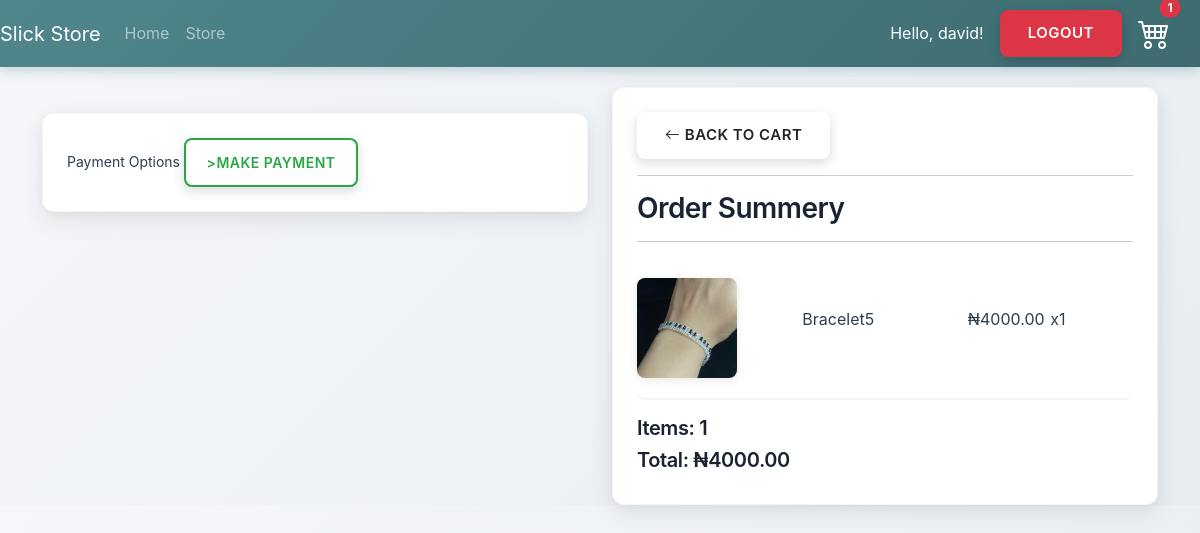
Screenshot of /checkout/ (signed in) with the database file from the repository.
### store/models.py (models this page shows, shortened)
class OrderItem(models.Model):
    product = models.ForeignKey(Product, on_delete=models.SET_NULL, blank=True, null=True)
    order = models.ForeignKey(Order, on_delete=models.SET_NULL, blank=True, null=True)
    quantity = models.IntegerField(default=0, null=True, blank=True)
    date_added = models.DateTimeField(auto_now_add=True)
    @property
    def get_total(self):
        total = self.product.price * self.quantity
        return total

class Product(models.Model):
    name = models.CharField(max_length=200, null=True)
    price = models.DecimalField(max_digits=7, decimal_places=2)
    digital = models.BooleanField(default=False, null=True, blank=False)
    image = models.ImageField(null=True, blank=True)
    @property
    def imageURL(self):
        try:
            url = self.image.url
        except:
            url = ''
        return url

class Order(models.Model):
    customer = models.ForeignKey(Customer, on_delete=models.SET_NULL, blank=True, null=True)
    data_ordered = models.DateTimeField(auto_now_add=True)
    complete = models.BooleanField(default=False, null=True, blank=False)
    transation_id = models.CharField(max_length=200, null=True)
    @property
    def shipping(self):
        shipping = False
        orderitems = self.orderitem_set.all()
        for i in orderitems:
            if not i.product.digital:
                shipping = True
        return shipping
    @property
    def get_cart_total(self):
        orderitem = self.orderitem_set.all()
        total = sum([item.get_total for item in orderitem])
        return total
    @property
    def get_cart_items(self):
        orderitem = self.orderitem_set.all()
        total = sum([item.quantity for item in orderitem])
        return total

### store/views.py (the view)
# urls.py: path('checkout/', views.checkout, name="checkout"),
@csrf_exempt
def checkout(request):
    data = cartData(request)
    cartItems = data['cartItems']
    order = data['order']
    items = data['items']
    context = {'items': items, 'order': order, 'cartItems': cartItems}
    return render(request, 'store/checkout.html', context)

### store/templates/store/checkout.html (shortened to what this page needs)
 {% extends 'store/main.html' %}
{% load static %}
{% block content %}
     <div class="row">
          <div class="col-lg-6">
               <br>
               <div class="box-element hidden" id="payment-info">
                    <small>Payment Options</small>
                    <button id="make-payment" class="btn btn-outline-success"
                    href="#"
                    style="padding: 12px 20px; font-weight: 600; font-size: 14px; border-radius: 8px; border: 2px solid #28a745; color: #28a745; background: white; transition: all 0.3s ease; text-decoration: none; display: inline-flex; align-items: center; justify-content: center; min-width: 80px; text-transform: uppercase; letter-spacing: 0.5px;"
                    onmouseover="this.style.background='#28a745'; this.style.color='white'; this.style.transform='translateY(-2px)'; this.style.boxShadow='0 6px 20px rgba(40, 167, 69, 0.3)';"
                    onmouseout="this.style.background='white'; this.style.color='#28a745'; this.style.transform='translateY(0)'; this.style.boxShadow='none';">>make payment</button>
               </div>
          </div>
          <div class="col-lg-6">
               <div class="box-element">
                    <a class="btn btn-outline-dark" href="{% url 'cart' %}"><i class="bi bi-arrow-left"></i> Back to Cart</a>
                    <hr>
                    <h3>Order Summery</h3>
                    <hr>
                    {% for item in items %}
                    <div class="cart-row">
					<div style="flex:2"><img class="row-image" src="{{ item.product.imageURL }}"></div>
					<div style="flex:2"><p>{{item.product.name}}</p></div>
					<div style="flex:1"><p>₦{{item.product.price}}</p></div>
					<div style="flex:1"><p>x{{item.quantity}}</p></div>
				</div>
                    {% endfor %}
                    <h5>Items: {{order.get_cart_items}}</h5>
                    <h5>Total: ₦{{order.get_cart_total|floatformat:2}}</h5>
               </div>
          </div>
     </div>
{% endblock content %}

### store/templates/store/main.html (shortened to what this page needs)
<!DOCTYPE html>
{% load static %}
<html lang="en">
<head>
    <link href="https://cdn.jsdelivr.net/npm/bootstrap@5.3.8/dist/css/bootstrap.min.css" rel="stylesheet">
    <link rel="stylesheet" href="https://cdn.jsdelivr.net/npm/bootstrap-icons@1.11.3/font/bootstrap-icons.css">
    <link rel="stylesheet" type="text/css" href="{% static 'css/main.css' %}">
</head>
<body>
 <nav class="navbar navbar-expand-lg navbar-dark bg-dark">
  <a class="navbar-brand" href="{% url 'home' %}">Slick Store</a>
  <div class="collapse navbar-collapse" id="navbarSupportedContent">
    <ul class="navbar-nav me-auto mb-2 mb-lg-0">
      <li class="nav-item active">
        <a class="nav-link" href="{% url 'home' %}">Home</a>
      </li>
      <li class="nav-item">
        <a class="nav-link" href="{% url 'store' %}">Store</a>
      </li>
    </ul>
    <div class="d-flex align-items-center" style="padding-right: 30px;">
      {% if request.user.is_authenticated %}
        <span class="text-white me-3">Hello, {{ request.user.username }}!</span>
        <a href="{% url 'logout' %}" class="btn btn-danger me-3">Logout</a>
      {% else %}
        <a href="{% url 'login' %}" class="btn btn-warning me-3">Login</a>
        <a href="{% url 'register' %}" class="btn btn-outline-light me-3">Register</a>
      {% endif %}
      <a href="{% url 'cart' %}" class="position-relative">
        <i class="bi bi-cart4" style="font-size: 2rem; color: white;"></i>
        <span id="cart-total"
            class="position-absolute top-0 start-100 translate-middle badge rounded-pill bg-danger">
            {{cartItems}}
        </span>
      </a>
    </div>
  </div>
</nav>
    <div class="container">
        {% block content %}
        {% endblock content %}
    </div>
</body>
</html>

### static/css/main.css (style rules this page uses)
body { background: linear-gradient(135deg, #f5f7fa 0%, #e8ecf1 100%); font-family: -apple-system, BlinkMacSystemFont, 'Segoe UI', Roboto, 'Helvetica Neue', Arial, sans-serif; line-height: 1.6; color: #2c3e50; }
h1, h2, h3, h4, h5, h6 { color: #1a2332; font-weight: 600; letter-spacing: -0.02em; }
.box-element { box-shadow: 0 8px 24px rgba(0, 0, 0, 0.08), 0 2px 8px rgba(0, 0, 0, 0.04); background-color: #ffffff; border-radius: 12px; padding: 24px; transition: transform 0.3s ease, box-shadow 0.3s ease; border: 1px solid rgba(0, 0, 0, 0.04); }
.bg-dark { background: linear-gradient(135deg, #4f868c 0%, #3d6b70 100%) !important; box-shadow: 0 4px 12px rgba(79, 134, 140, 0.3); }
.col-lg-4, .col-lg-6, .col-lg-8, .col-lg-12 { margin-top: 20px; }
.btn { border-radius: 8px; padding: 12px 28px; font-weight: 600; font-size: 15px; transition: all 0.3s ease; border: none; text-transform: uppercase; letter-spacing: 0.5px; box-shadow: 0 4px 12px rgba(0, 0, 0, 0.15); position: relative; overflow: hidden; }
.btn::before { content: ''; position: absolute; top: 50%; left: 50%; width: 0; height: 0; border-radius: 50%; background: rgba(255, 255, 255, 0.3); transform: translate(-50%, -50%); transition: width 0.5s, height 0.5s; }
.row-image { width: 100px; height: 100px; object-fit: cover; border-radius: 8px; box-shadow: 0 2px 8px rgba(0, 0, 0, 0.1); }
.cart-row { display: flex; align-items: center; padding: 20px 0; margin-bottom: 16px; border-bottom: 2px solid #f0f4f8; transition: background-color 0.2s ease; border-radius: 8px; }
html { scroll-behavior: smooth; }

### rows the page displays
OrderItem: product.imageURL (picture), product.name "Bracelet5", product.price "4000.00", quantity "1"
Order: get_cart_items "1", get_cart_total "4000.00"

### other values shown
{{ request.user.username }} "david"
{{ cartItems }} "1"
